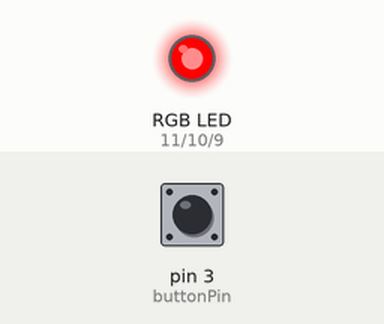
Simulated run of this sketch. Board: Arduino Uno, built with avr-gcc and run on an emulated ATmega328P. Parts: an RGB LED mixed from three pins (HIGH = lit). The inputs (shaded band) are chosen by the test bench; at power-on: pin 3 (buttonPin) HIGH. What the sketch prints to the serial monitor is not drawn.

Above: at 1.2 s.
1.3 s: pin 3 (buttonPin) pulled LOW for 0.15 s
At 2.2 s:
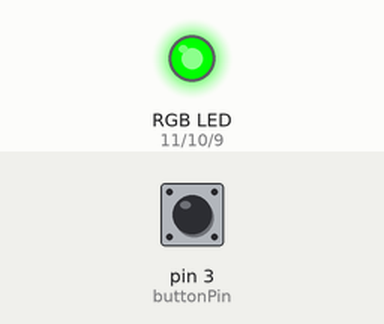
3.0 s: pin 3 (buttonPin) pulled LOW for 1 s
At 4.7 s:
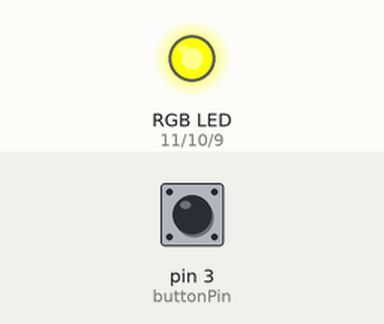
5.5 s: pin 3 (buttonPin) pulled LOW for 3.2 s
At 9.6 s:
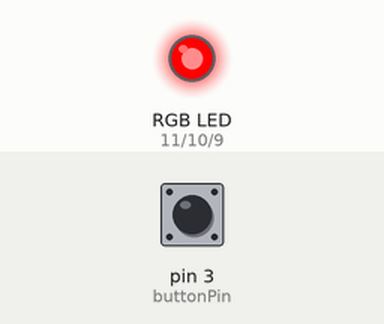
Timing chart, 0 to 11.1 s (numbered marks = the images above; inputs shaded):
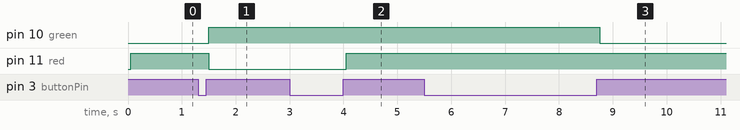

Measured:
- after the input at 1.3 s, pin 10 (green): LOW → HIGH after 0.20 s; pin 11 (red): HIGH → LOW after 0.20 s
- after the input at 3.0 s, pin 11 (red): LOW → HIGH after 1.1 s
- after the input at 5.5 s, pin 10 (green): HIGH → LOW after 3.3 s

The sketch:

rgb_traffic_light.ino
```cpp
const int buttonPin = 3;
const int red = 11;
const int green = 10;
const int blue = 9;
int buttonState = 0;
int lastButtonState = 0;
int counter = 1;


void setup() {
  pinMode(buttonPin, INPUT_PULLUP);
  pinMode(red, OUTPUT);
  pinMode(green, OUTPUT);
  pinMode(blue, OUTPUT);
  Serial.begin(9600);
}

void loop() {

  buttonState = digitalRead(buttonPin);

  if (buttonState != lastButtonState) {

    if (buttonState == HIGH) {
      counter++;
    }

    delay(50);
  }

  lastButtonState = buttonState;
  Serial.println(counter);

  if (counter == 1) {
    //YELLOW off, YELLOW on for 3 seconds
    digitalWrite(green, HIGH);
    digitalWrite(red, HIGH);
    digitalWrite(blue, LOW);
  }

  if (counter == 2) {
    //RED off, YELLOW on for 3 seconds
    digitalWrite(green, LOW);
    digitalWrite(red, HIGH);
    digitalWrite(blue, LOW);
  }

  if (counter == 3) {
    //GREEN off, YELLOW on for 3 seconds
    digitalWrite(green, HIGH);
    digitalWrite(red, LOW);
    digitalWrite(blue, LOW);
  }

  if (counter == 4) {
    counter = 1;
  }

}
```
